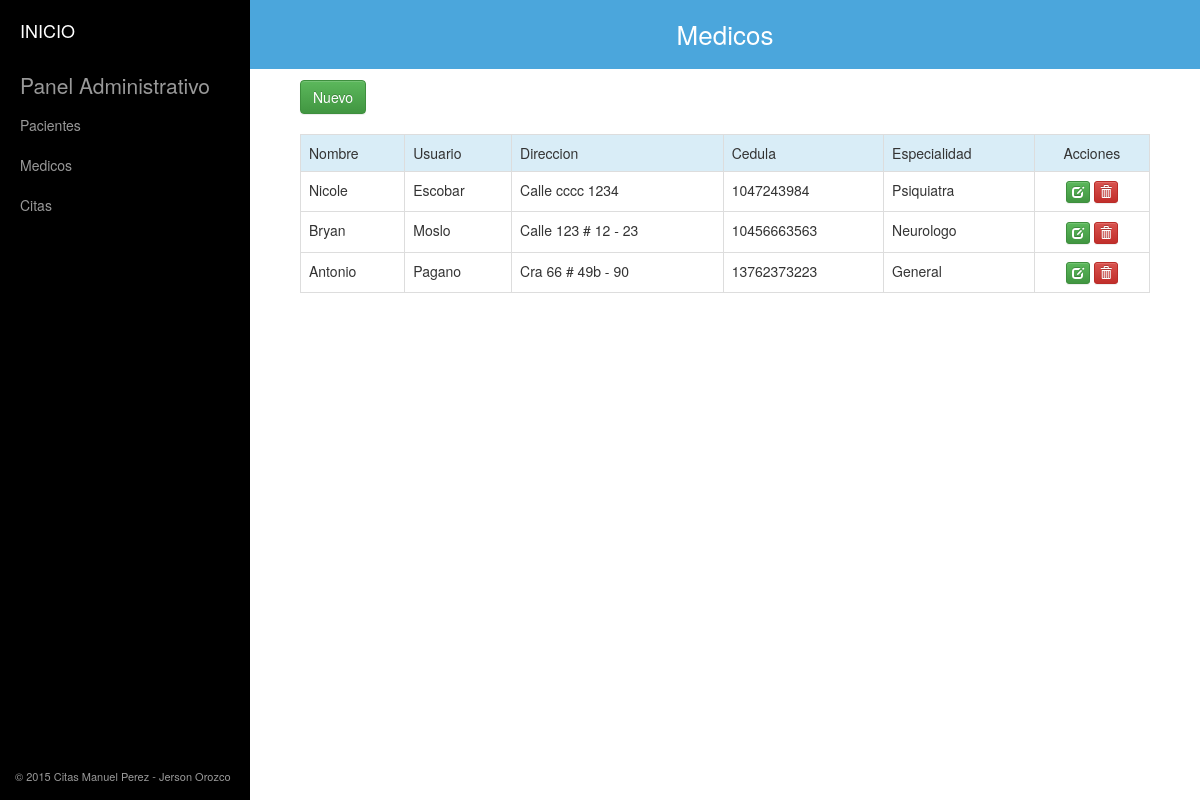
Screenshot of /index.php/doctores with the database file from the repository.
### tables this page shows
CREATE TABLE IF NOT EXISTS `doctores` (
`id` int(11) NOT NULL,
  `nombre` varchar(255) NOT NULL,
  `apellido` varchar(255) NOT NULL,
  `direccion` varchar(255) NOT NULL,
  `cedula` varchar(255) NOT NULL,
  `especialidad` varchar(255) NOT NULL
);

### application/controllers/Doctores.php (called while the page is built, shortened)
<?php if (!defined("BASEPATH")) exit("No puede acceder directamente a este archivo");
class Doctores extends CI_Controller {
	public function __construct(){
    $this->load->model('Doctores_model');
  }
	public function index(){
		$doctores = $this->Doctores_model->listar();
		$this->load->view("templates/header", array(
			"title" => "Medicos"
		));
		$this->load->view("doctores/listado", array(
			"doctores" => $doctores
		));
		$this->load->view("templates/footer");
	}
}

### index.php (called while the page is built, shortened)
<?php
require_once BASEPATH.'core/CodeIgniter.php';

### application/models/doctores_model.php (called while the page is built, shortened)
<?php if (!defined("BASEPATH")) exit("No puede acceder directamente a este archivo");
class Doctores_model extends CI_Model{
  public function listar(){
		$this->db->select("id, nombre, apellido, direccion, cedula, especialidad");
		$this->db->order_by("apellido ASC");
		$this->db->from("doctores");
		$retorno = $this->db->get();
		return $retorno->result_array();
	}
}

### application/views/doctores/listado.php (the view, shortened to what this page needs)
<div class="container">
  <a class="btn btn-success" href="<?=base_url('doctores/crear')?>" role="button">Nuevo</a>
  <table class="table table-hover table-bordered">
    <tr class="info">
    	<td>Nombre</td>
    	<td>Usuario</td>
    	<td>Direccion</td>
      <td>Cedula</td>
      <td>Especialidad</td>
    	<td>Acciones</td>
    </tr>
    <?php foreach($doctores as $fila){ ?>
      <tr>
          <td><?php echo $fila["nombre"]; ?></td>
          <td><?php echo $fila["apellido"]; ?></td>
          <td><?php echo $fila["direccion"]; ?></td>
          <td><?php echo $fila["cedula"]; ?></td>
          <td><?php echo $fila["especialidad"]; ?></td>
          <td>
            <a href="<?php echo site_url('doctores/editar/'.$fila['id']); ?>" class="btn btn-success btn-xs">
              <span class="glyphicon glyphicon-edit" aria-hidden="true"></span>
            </a>
            <a href="<?php echo site_url('doctores/eliminar/'.$fila['id']); ?>" class="btn btn-danger btn-xs">
              <span class="glyphicon glyphicon-trash" aria-hidden="true"></span>
            </a>
          </td>
      </tr>
    <?php } ?>
  </table>
</div>

### css/my_styles.css (style rules this page uses)
.container { width: 100%; }
table { margin: 20px 0; }
table tr td:last-child { text-align: center; }

### application/views/templates/header.php (style rules this page uses)
body, html { margin: 0px; padding: 0px; }

### rows the page displays
doctores: nombre "Nicole", apellido "Escobar", direccion "Calle cccc 1234", cedula "1047243984", especialidad "Psiquiatra"
doctores: nombre "Bryan", apellido "Moslo", direccion "Calle 123 # 12 - 23", cedula "10456663563", especialidad "Neurologo"
doctores: nombre "Antonio", apellido "Pagano", direccion "Cra 66 # 49b - 90", cedula "13762373223", especialidad "General"

### other values shown
$title "Medicos"
